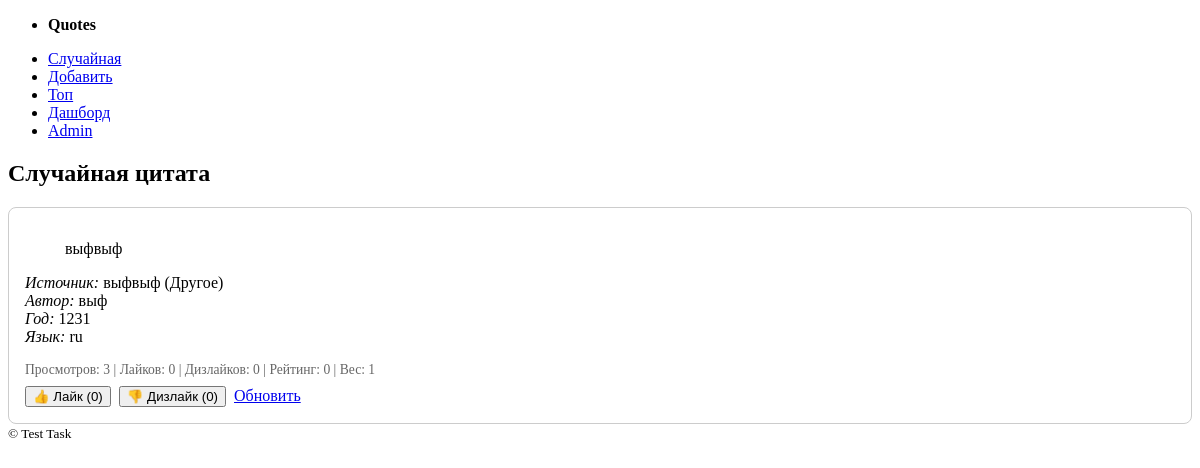
The page / on the database its author committed.
### quotesapp/models.py (models this page shows, shortened)
class Quote(models.Model):
    source = models.ForeignKey(Source, on_delete=models.CASCADE, related_name="quotes")
    text = models.TextField(unique=True)
    weight = models.PositiveIntegerField(default=1)
    views = models.PositiveIntegerField(default=0)
    likes = models.PositiveIntegerField(default=0)
    dislikes = models.PositiveIntegerField(default=0)
    author = models.CharField(max_length=255, blank=True)
    language = models.CharField(max_length=8, default="ru", help_text="Код языка, напр. ru, en")
    year = models.PositiveIntegerField(null=True, blank=True)
    created_at = models.DateTimeField(auto_now_add=True)
    class Meta:
        ordering = ["-likes", "-created_at"]
        indexes = [
            models.Index(fields=["language"]),
            models.Index(fields=["source"]),
        ]
    @property
    def rating(self):
        return self.likes - self.dislikes

class Source(models.Model):
    SOURCE_TYPES = [
        ("movie", "Фильм"),
        ("book", "Книга"),
        ("other", "Другое"),
    ]
    name = models.CharField(max_length=255, unique=True)
    type = models.CharField(max_length=20, choices=SOURCE_TYPES, default="other")

### quotesapp/views.py (the view)
# urls.py: path("", views.index, name="index"),
def index(request):
    quote = get_weighted_random_quote()
    if quote:
        Quote.objects.filter(pk=quote.pk).update(views=F("views") + 1)
        quote.refresh_from_db(fields=["views"])
    user_action = None
    if quote:
        reactions = request.session.get("reactions", {})
        user_action = reactions.get(str(quote.pk))
    return render(request, "quotesapp/index.html", {"quote": quote, "user_action": user_action})

### quotesapp/services.py (called while the page is built)
def get_weighted_random_quote():
    quotes = list(Quote.objects.all().values("id", "weight"))
    if not quotes:
        return None
    total_weight = sum(q["weight"] for q in quotes)
    r = random.randint(1, total_weight)
    cumulative = 0
    selected_id = None
    for q in quotes:
        cumulative += q["weight"]
        if r <= cumulative:
            selected_id = q["id"]
            break
    if selected_id is None:
        selected_id = quotes[-1]["id"]
    return Quote.objects.get(pk=selected_id)

### quotesapp/templates/quotesapp/index.html (shortened to what this page needs)
{% extends "quotesapp/base.html" %}
{% load static %}
{% block content %}
<h2>Случайная цитата</h2>
{% if quote %}
<div class="quote-box" id="quote-box" data-quote-id="{{ quote.id }}">
    <blockquote>{{ quote.text|linebreaksbr }}</blockquote>
    <p>
        <em>Источник:</em> {{ quote.source.name }} ({{ quote.source.get_type_display }})
        {% if quote.author %}<br><em>Автор:</em> {{ quote.author }}{% endif %}
        {% if quote.year %}<br><em>Год:</em> {{ quote.year }}{% endif %}
        <br><em>Язык:</em> {{ quote.language }}
    </p>
    <div class="stats">
        Просмотров: <span id="views">{{ quote.views }}</span> |
        Лайков: <span id="likes">{{ quote.likes }}</span> |
        Дизлайков: <span id="dislikes">{{ quote.dislikes }}</span> |
        Рейтинг: <span id="rating">{{ quote.rating }}</span> |
        Вес: {{ quote.weight }}
    </div>
    <div class="flex" style="margin-top:.5rem;">
        <button id="like-btn" data-id="{{ quote.id }}" data-action="like" aria-pressed="{% if user_action == 'like' %}true{% else %}false{% endif %}">👍 Лайк (<span id="like-count">{{ quote.likes }}</span>)</button>
        <button id="dislike-btn" data-id="{{ quote.id }}" data-action="dislike" aria-pressed="{% if user_action == 'dislike' %}true{% else %}false{% endif %}">👎 Дизлайк (<span id="dislike-count">{{ quote.dislikes }}</span>)</button>
        <a href="{% url 'index' %}">Обновить</a>
    </div>
</div>
{% else %}
<p>Нет цитат. Добавьте первую!</p>
<a href="{% url 'add_quote' %}" role="button">Добавить цитату</a>
{% endif %}
{% endblock %}

### quotesapp/templates/quotesapp/base.html (style rules this page uses)
.quote-box { padding: 1rem; border: 1px solid #ccc; border-radius: 8px; background: #fff; }
.stats { font-size: 0.85rem; color: #666; }
.flex { display: flex; gap: 0.5rem; align-items: center; flex-wrap: wrap; }

### rows shown on the page
Quote: text "выфвыф", source.name "выфвыф", source.type "Другое", author "выф", year "1231", language "ru", views "3", likes "0", dislikes "0", rating "0", weight "1"
